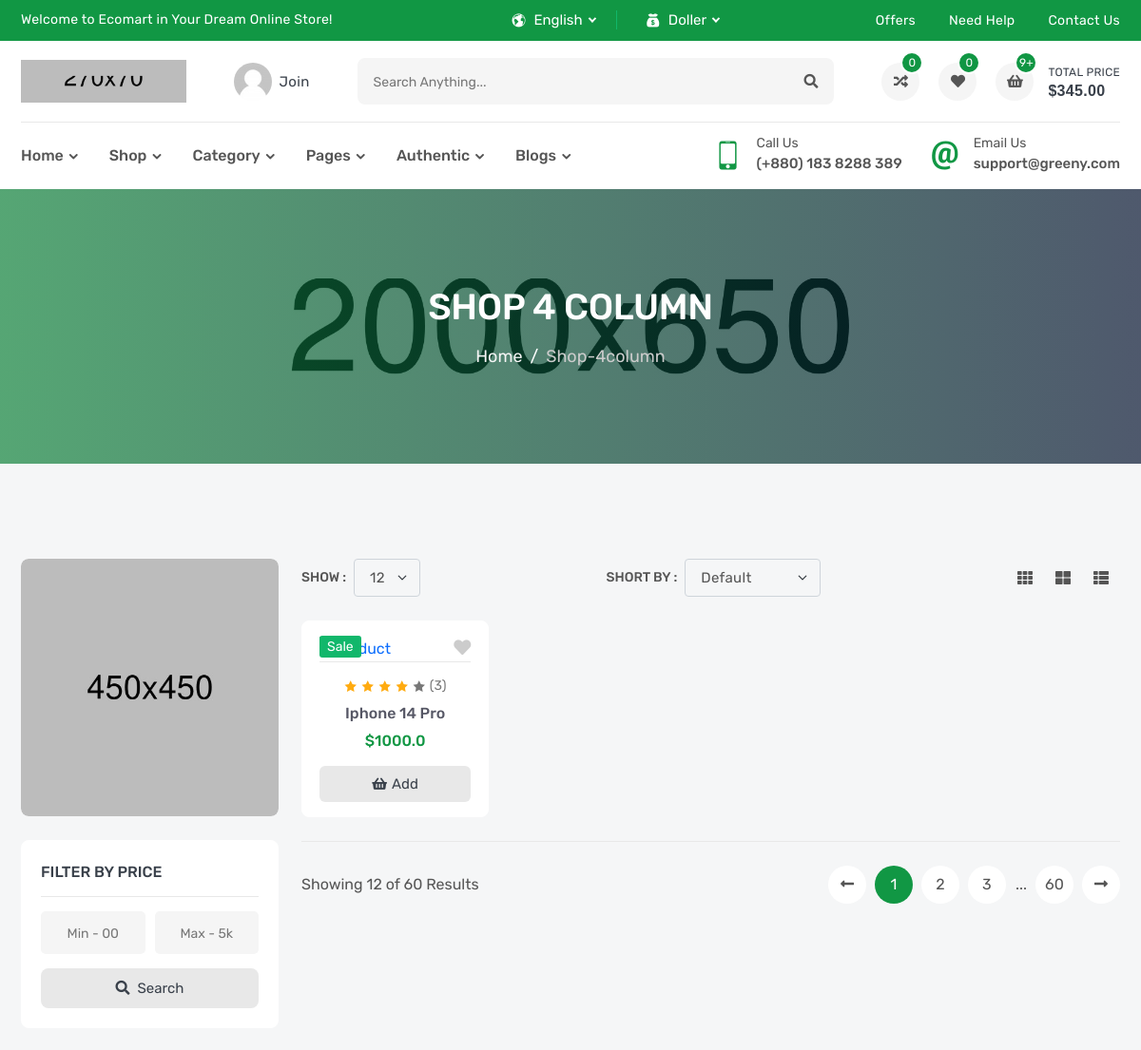
Before: /products/ (upper part) with the older database file.
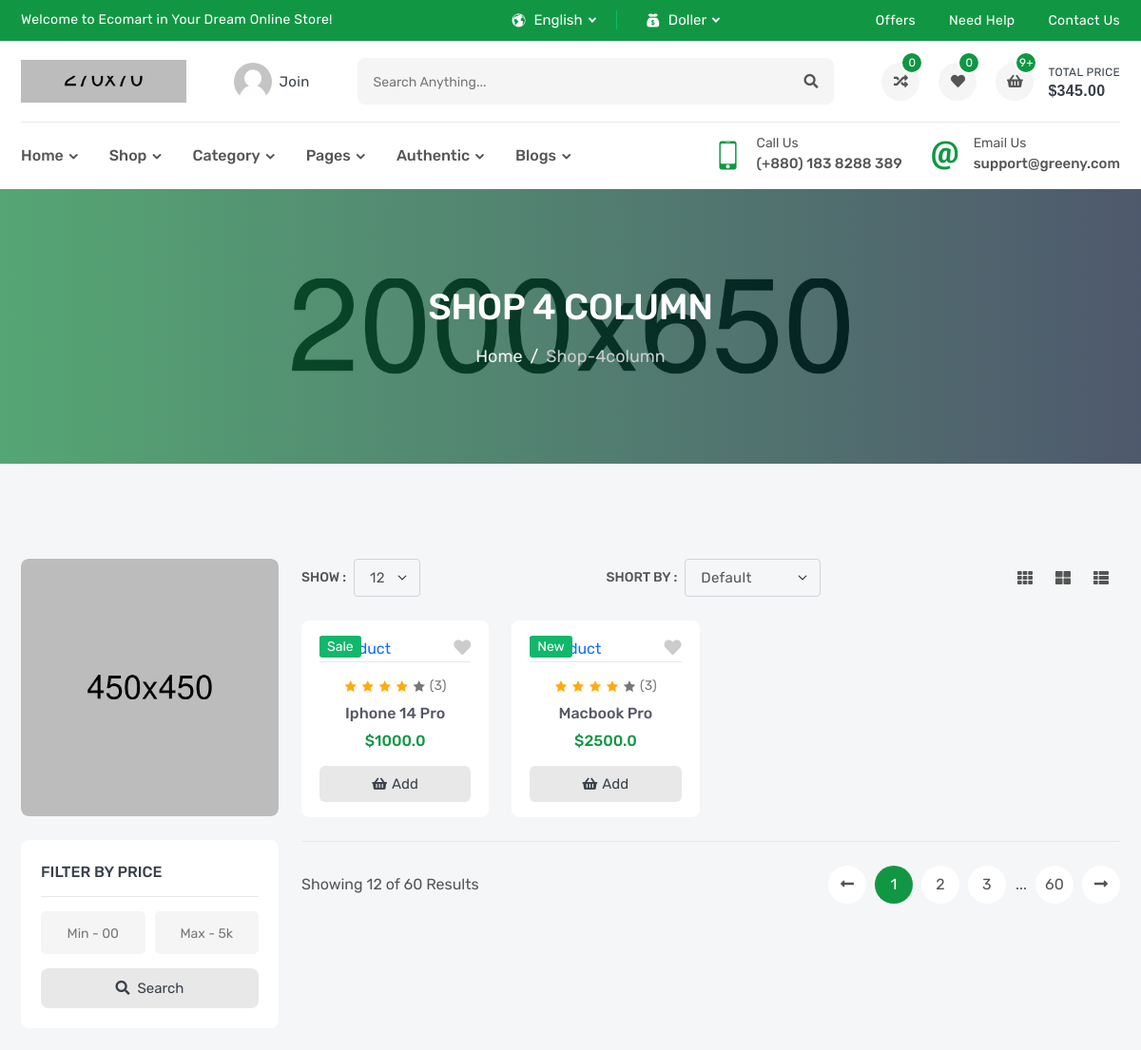
After: the same page with the newer database file.
### product/models.py (models this page shows)
class Product(models.Model):
  name = models.CharField(_('Name'),max_length=120)
  flag = models.CharField(_('Flag'),max_length=10,choices=FLAG_TYPES)
  image = models.ImageField(_('Image'),upload_to='products')
  price = models.FloatField(_('Price'))
  sku = models.CharField(_('SKU'),max_length=12)
  subtitle = models.CharField(_('Subtitle'),max_length=300)
  description = models.TextField(_('Description'),max_length=40000)
  quantity = models.IntegerField(_('Quantity'))
  brand = models.ForeignKey('Brand',verbose_name=_('Brand'),related_name='product_brand',on_delete=models.SET_NULL,null=True)
  tags = TaggableManager()
  def __str__(self):
    return self.name

### product/views.py (the view)
# urls.py: path('', ProductList.as_view()),
class ProductList(ListView):
  model = Product             # context : object_list , model_list

### product/templates/product/product_list.html (shortened to what this page needs)
{% extends "base.html" %}
{% block body %}
        <section class="inner-section single-banner" style="background: url(images/single-banner.jpg) no-repeat center;">
            <div class="container">
                <h2>Shop 4 Column</h2>
                <ol class="breadcrumb">
                    <li class="breadcrumb-item"><a href="index.html">Home</a></li>
                    <li class="breadcrumb-item active" aria-current="page">shop-4column</li>
                </ol>
            </div>
        </section>
        <section class="inner-section shop-part">
            <div class="container">
                <div class="row content-reverse">
                    <div class="col-lg-3">
                        <div class="shop-widget-promo">
                            <a href="#"><img src="images/promo/shop/01.jpg" alt="promo"></a>
                        </div>
                        <div class="shop-widget">
                            <h6 class="shop-widget-title">Filter by Price</h6>
                            <form>
                                <div class="shop-widget-group">
                                    <input type="text" placeholder="Min - 00">
                                    <input type="text" placeholder="Max - 5k">
                                </div>
                                <button class="shop-widget-btn">
                                    <i class="fas fa-search"></i>
                                    <span>search</span>
                                </button>
                            </form>
                        </div>
                    </div>
                    <div class="col-lg-9">
                        <div class="row">
                            <div class="col-lg-12">
                                <div class="top-filter">
                                    <div class="filter-show">
                                        <label class="filter-label">Show :</label>
                                        <select class="form-select filter-select">
                                            <option value="1">12</option>
                                        </select>
                                    </div>
                                    <div class="filter-short">
                                        <label class="filter-label">Short by :</label>
                                        <select class="form-select filter-select">
                                            <option selected>default</option>
                                        </select>
                                    </div>
                                    <div class="filter-action">
                                        <a href="shop-3column.html" title="Three Column"><i class="fas fa-th"></i></a>
                                        <a href="shop-2column.html" title="Two Column"><i class="fas fa-th-large"></i></a>
                                        <a href="shop-1column.html" title="One Column"><i class="fas fa-th-list"></i></a>
                                    </div>
                                </div>
                            </div>
                        </div>
                        <div class="row row-cols-2 row-cols-md-3 row-cols-lg-3 row-cols-xl-4">
                          {% for object in object_list %}
                            <div class="col">
                                <div class="product-card">
                                    <div class="product-media">
                                        <div class="product-label">
                                            <label class="label-text new">{{object.flag}}</label>
                                        </div>
                                        <button class="product-wish wish">
                                        </button>
                                        <a class="product-image" href="product-video.html">
                                        </a>
                                    </div>
                                    <div class="product-content">
                                        <div class="product-rating">
                                            <i class="active icofont-star"></i>
                                            <i class="active icofont-star"></i>
                                            <i class="active icofont-star"></i>
                                            <i class="active icofont-star"></i>
                                            <i class="icofont-star"></i>
                                            <a href="product-video.html">(3)</a>
                                        </div>
                                        <h6 class="product-name">
                                            <a href="/products/{{object.id}}">{{object}}</a>
                                        </h6>
                                        <h6 class="product-price">
                                            <span>${{object.price}}</span>
                                        </h6>
                                        <button class="product-add" title="Add to Cart">
                                            <i class="fas fa-shopping-basket"></i>
                                            <span>add</span>
                                        </button>
                                    </div>
                                </div>
                            </div>
                          {% endfor %}
                        </div>
                        <div class="row">
                            <div class="col-lg-12">
                                <div class="bottom-paginate">
                                    <p class="page-info">Showing 12 of 60 Results</p>
                                    <ul class="pagination">
                                        <li class="page-item">
                                            <a class="page-link" href="#">
                                                <i class="fas fa-long-arrow-alt-left"></i>
                                            </a>
                                        </li>
                                        <li class="page-item"><a class="page-link active" href="#">1</a></li>
                                        <li class="page-item"><a class="page-link" href="#">2</a></li>
                                        <li class="page-item"><a class="page-link" href="#">3</a></li>
                                        <li class="page-item">...</li>
                                        <li class="page-item"><a class="page-link" href="#">60</a></li>
                                        <li class="page-item">
                                            <a class="page-link" href="#">
                                                <i class="fas fa-long-arrow-alt-right"></i>
                                            </a>
                                        </li>
                                    </ul>
                                </div>
                            </div>
                        </div>
                    </div>
                </div>
            </div>
        </section>
          {% endblock body %}

### templates/base.html (shortened to what this page needs)
{% load static %}
<!DOCTYPE html>
<html lang="en">
    <head>
        <link rel="stylesheet" href="{% static 'en/fonts/flaticon/flaticon.css' %}">
        <link rel="stylesheet" href="{% static 'en/fonts/icofont/icofont.min.css' %}">
        <link rel="stylesheet" href="{% static 'en/fonts/fontawesome/fontawesome.min.css' %}">
        <link rel="stylesheet" href="{% static 'en/vendor/venobox/venobox.min.css' %}">
        <link rel="stylesheet" href="{% static 'en/vendor/slickslider/slick.min.css' %}">
        <link rel="stylesheet" href="{% static 'en/vendor/niceselect/nice-select.min.css' %}">
        <link rel="stylesheet" href="{% static 'en/vendor/bootstrap/bootstrap.min.css' %}">
        <link rel="stylesheet" href="{% static 'en/css/main.css' %}">
        <link rel="stylesheet" href="{% static 'en/css/index.css' %}">
    </head>
    <body>
        <div class="header-top">
            <div class="container">
                <div class="row">
                    <div class="col-md-12 col-lg-5">
                        <div class="header-top-welcome">
                            <p>Welcome to Ecomart in Your Dream Online Store!</p>
                        </div>
                    </div>
                    <div class="col-md-5 col-lg-3">
                        <div class="header-top-select">
                            <div class="header-select">
                                <i class="icofont-world"></i>
                            </div>
                            <div class="header-select">
                                <i class="icofont-money"></i>
                            </div>
                        </div>
                    </div>
                    <div class="col-md-7 col-lg-4">
                        <ul class="header-top-list">
                            <li><a href="offer.html">offers</a></li>
                            <li><a href="faq.html">need help</a></li>
                            <li><a href="contact.html">contact us</a></li>
                        </ul>
                    </div>
                </div>
            </div>
        </div>
        <header class="header-part">
            <div class="container">
                <div class="header-content">
                    <a href="index.html" class="header-logo">
                        <img src="images/logo.png" alt="logo">
                    </a>
                    <a href="login.html" class="header-widget" title="My Account">
                        <img src="images/user.png" alt="user">
                        <span>join</span>
                    </a>
                    <form class="header-form">
                        <input type="text" placeholder="Search anything...">
                        <button><i class="fas fa-search"></i></button>
                    </form>
                    <div class="header-widget-group">
                        <a href="compare.html" class="header-widget" title="Compare List">
                            <i class="fas fa-random"></i>
                            <sup>0</sup>
                        </a>
                        <a href="wishlist.html" class="header-widget" title="Wishlist">
                            <i class="fas fa-heart"></i>
                            <sup>0</sup>
                        </a>
                        <button class="header-widget header-cart" title="Cartlist">
                            <i class="fas fa-shopping-basket"></i>
                            <sup>9+</sup>
                            <span>total price<small>$345.00</small></span>
                        </button>
                    </div>
                </div>
            </div>
        </header>
        <nav class="navbar-part">
            <div class="container">
                <div class="row">
                    <div class="col-lg-12">
                        <div class="navbar-content">
                            <ul class="navbar-list">
                                <li class="navbar-item dropdown">
                                    <a class="navbar-link dropdown-arrow" href="#">home</a>
                                </li>
                                <li class="navbar-item dropdown-megamenu">
                                    <a class="navbar-link dropdown-arrow" href="#">shop</a>
                                </li>
                                <li class="navbar-item dropdown-megamenu">
                                    <a class="navbar-link dropdown-arrow" href="#">category</a>
                                </li>
                                <li class="navbar-item dropdown">
                                    <a class="navbar-link dropdown-arrow" href="#">pages</a>
                                </li>
                                <li class="navbar-item dropdown">
                                    <a class="navbar-link dropdown-arrow" href="#">authentic</a>
                                </li>
                                <li class="navbar-item dropdown">
                                    <a class="navbar-link dropdown-arrow" href="#">blogs</a>
                                </li>
                            </ul>
                            <div class="navbar-info-group">
                                <div class="navbar-info">
                                    <i class="icofont-ui-touch-phone"></i>
                                    <p>
                                        <small>call us</small>
                                        <span>(+880) 183 8288 389</span>
                                    </p>
                                </div>
                                <div class="navbar-info">
                                    <i class="icofont-ui-email"></i>
                                    <p>
                                        <small>email us</small>
                                        <span>support@greeny.com</span>
                                    </p>
                                </div>
                            </div>
                        </div>
                    </div>
                </div>
            </div>
        </nav>
          {% block body %}
          {% endblock body %}
    </body>
</html>

Changed rows visible on the page:
added Product: name "Macbook Pro", price "2500.0"
